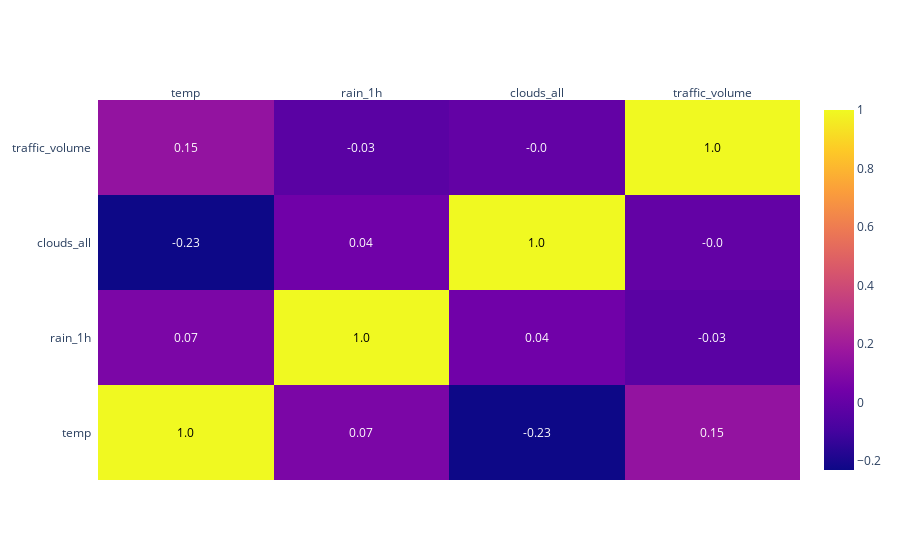

The code cell stored with this chart in its notebook:
### Markdown cell above
Correlation heatmap

### Code cell
corrs = df8.corr()
ff.create_annotated_heatmap(z=corrs.values,x=list(corrs.columns),y=list(corrs.index),annotation_text=corrs.round(2).values,
    showscale=True)

### Figure 1 — Plotly figure (JSON) as saved in the notebook; plotly's stock layout.template omitted (floating-point values rounded to 4 significant figures)
{"data": [{"colorscale": [[0, "#0d0887"], [0.1111, "#46039f"], [0.2222, "#7201a8"], [0.3333, "#9c179e"], [0.4444, "#bd3786"], [0.5556, "#d8576b"], [0.6667, "#ed7953"], [0.7778, "#fb9f3a"], [0.8889, "#fdca26"], [1, "#f0f921"]], "reversescale": false, "showscale": true, "type": "heatmap", "x": ["temp", "rain_1h", "clouds_all", "traffic_volume"], "y": ["temp", "rain_1h", "clouds_all", "traffic_volume"], "z": [[1, 0.07239, -0.2298, 0.1522], [0.07239, 1, 0.03765, -0.03244], [-0.2298, 0.03765, 1, -0.002702], [0.1522, -0.03244, -0.002702, 1]]}], "layout": {"annotations": [{"font": {"color": "#000000"}, "showarrow": false, "text": "1.0", "x": "temp", "xref": "x", "y": "temp", "yref": "y"}, {"font": {"color": "#FFFFFF"}, "showarrow": false, "text": "0.07", "x": "rain_1h", "xref": "x", "y": "temp", "yref": "y"}, {"font": {"color": "#FFFFFF"}, "showarrow": false, "text": "-0.23", "x": "clouds_all", "xref": "x", "y": "temp", "yref": "y"}, {"font": {"color": "#FFFFFF"}, "showarrow": false, "text": "0.15", "x": "traffic_volume", "xref": "x", "y": "temp", "yref": "y"}, {"font": {"color": "#FFFFFF"}, "showarrow": false, "text": "0.07", "x": "temp", "xref": "x", "y": "rain_1h", "yref": "y"}, {"font": {"color": "#000000"}, "showarrow": false, "text": "1.0", "x": "rain_1h", "xref": "x", "y": "rain_1h", "yref": "y"}, {"font": {"color": "#FFFFFF"}, "showarrow": false, "text": "0.04", "x": "clouds_all", "xref": "x", "y": "rain_1h", "yref": "y"}, {"font": {"color": "#FFFFFF"}, "showarrow": false, "text": "-0.03", "x": "traffic_volume", "xref": "x", "y": "rain_1h", "yref": "y"}, {"font": {"color": "#FFFFFF"}, "showarrow": false, "text": "-0.23", "x": "temp", "xref": "x", "y": "clouds_all", "yref": "y"}, {"font": {"color": "#FFFFFF"}, "showarrow": false, "text": "0.04", "x": "rain_1h", "xref": "x", "y": "clouds_all", "yref": "y"}, {"font": {"color": "#000000"}, "showarrow": false, "text": "1.0", "x": "clouds_all", "xref": "x", "y": "clouds_all", "yref": "y"}, {"font": {"color": "#FFFFFF"}, "showarrow": false, "text": "-0.0", "x": "traffic_volume", "xref": "x", "y": "clouds_all", "yref": "y"}, {"font": {"color": "#FFFFFF"}, "showarrow": false, "text": "0.15", "x": "temp", "xref": "x", "y": "traffic_volume", "yref": "y"}, {"font": {"color": "#FFFFFF"}, "showarrow": false, "text": "-0.03", "x": "rain_1h", "xref": "x", "y": "traffic_volume", "yref": "y"}, {"font": {"color": "#FFFFFF"}, "showarrow": false, "text": "-0.0", "x": "clouds_all", "xref": "x", "y": "traffic_volume", "yref": "y"}, {"font": {"color": "#000000"}, "showarrow": false, "text": "1.0", "x": "traffic_volume", "xref": "x", "y": "traffic_volume", "yref": "y"}], "xaxis": {"dtick": 1, "gridcolor": "rgb(0, 0, 0)", "side": "top", "ticks": ""}, "yaxis": {"dtick": 1, "ticks": "", "ticksuffix": "  "}}}
